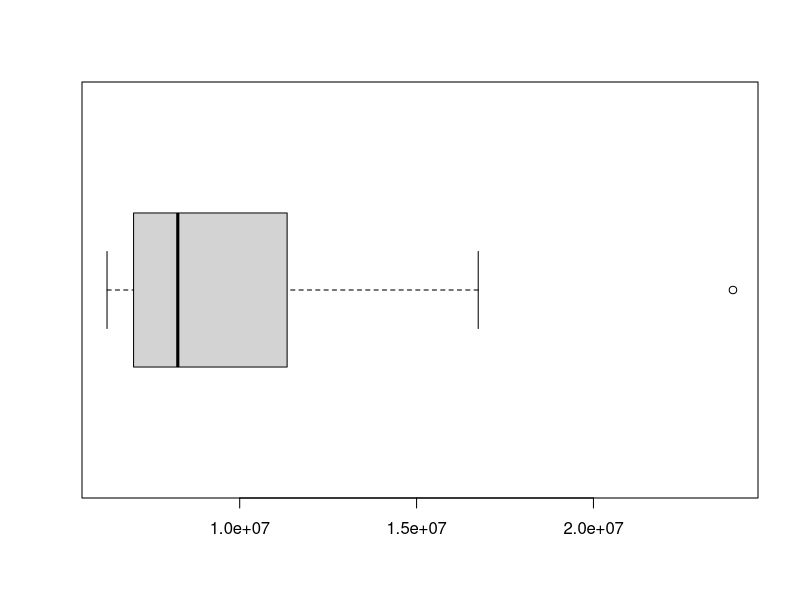
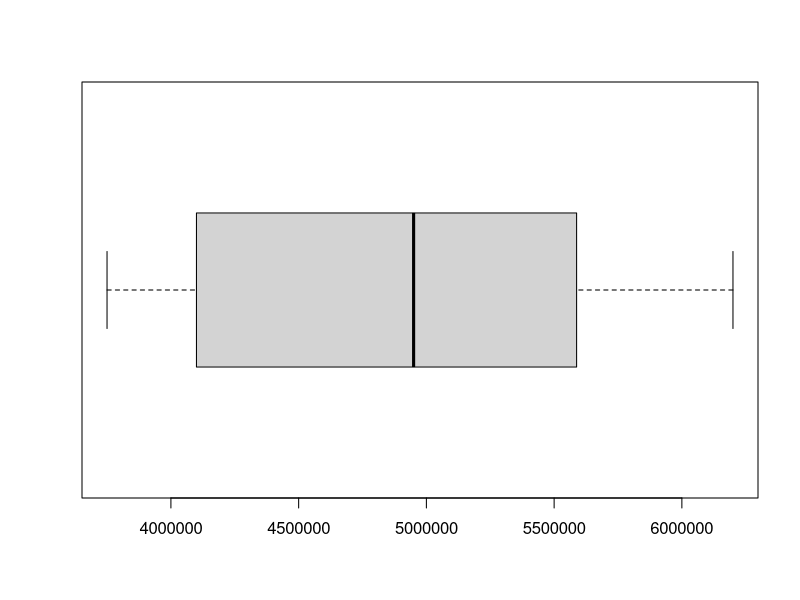
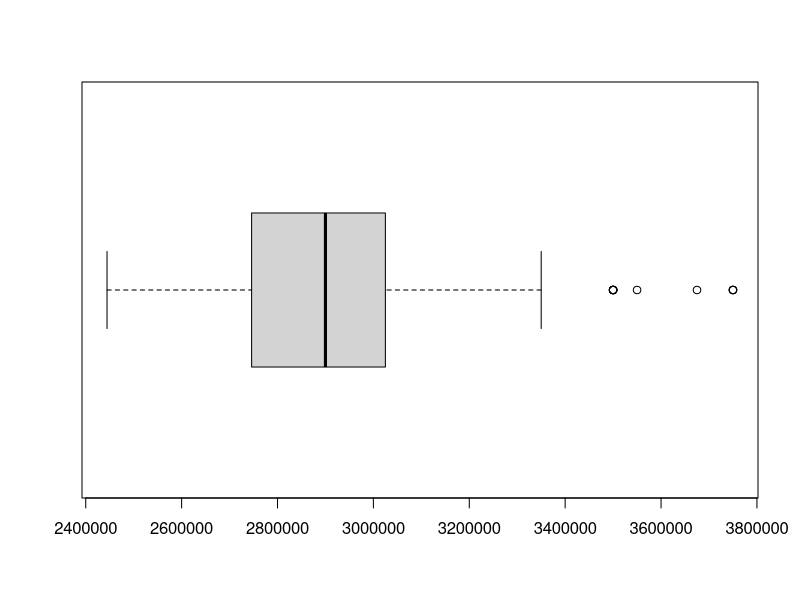
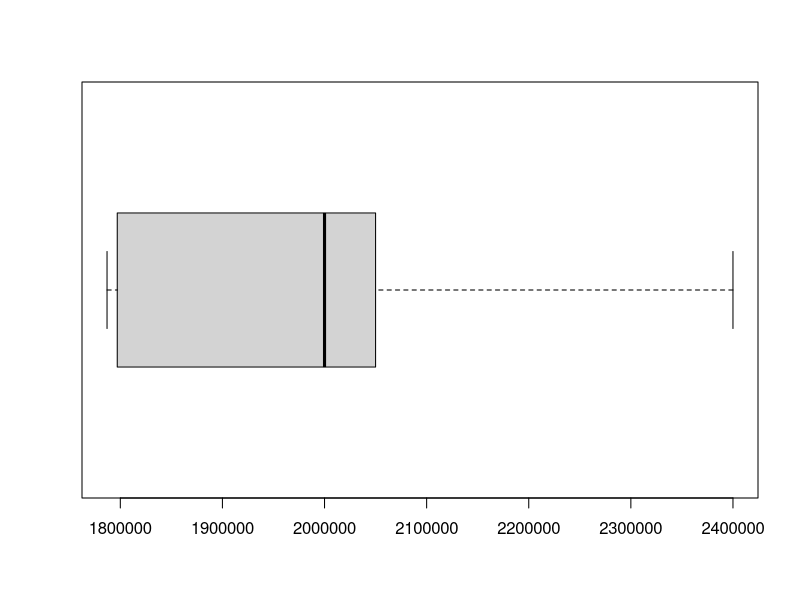

Recreate these plots in R, in order.
nfl <- read.csv("nfl-2017.csv")
cap <- sort(as.numeric(sub('\\$', '', as.character(nfl$Cap.Hit))), decreasing = TRUE)

boxplot(cap[1:100], horizontal = TRUE)
boxplot(cap[101:200], horizontal = TRUE)
boxplot(cap[201:300], horizontal = TRUE)
boxplot(cap[301:400], horizontal = TRUE)
